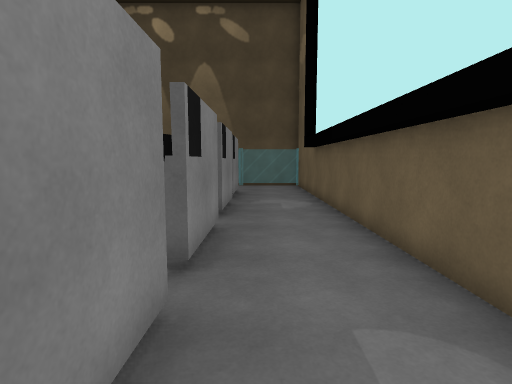
View 1 (above)

13 first-person views from a walk through a scene from a Unity 3-D project. The camera is 1.4 m above the floor, tilts 6° down and sees 80° across. The floor is counted in squares, 1 m on a side. Each view is taken from the middle of a square. On the plan, view 1 faces up. The plan holds only what a view shows up to about 14 squares ahead; the rest is blank. The place goes on beyond the plan. The player character is not drawn. Some animated figures are left out.

View 2
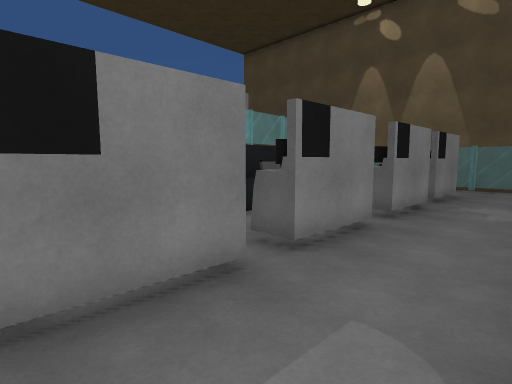

View 3
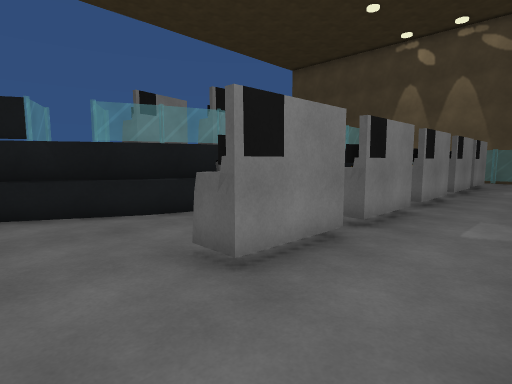

View 4
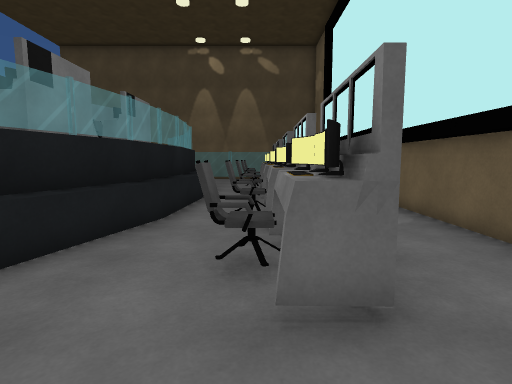

View 5
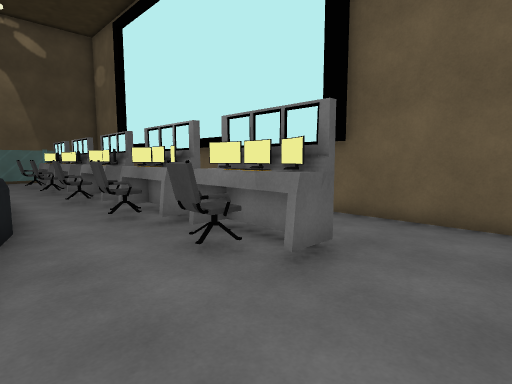

View 6
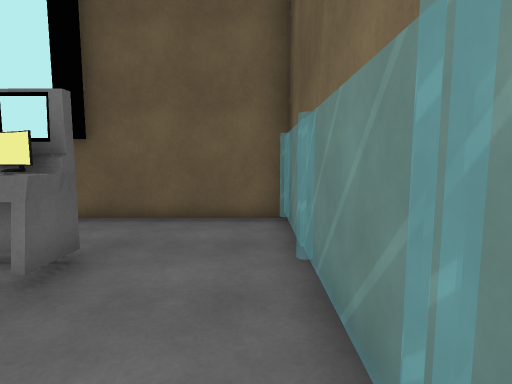

View 7
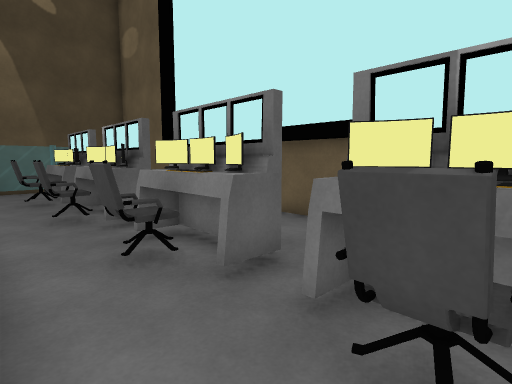

View 8
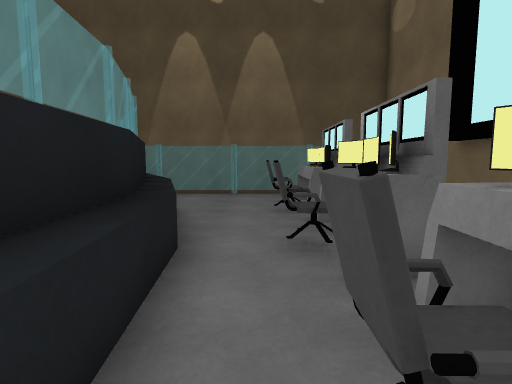

View 9
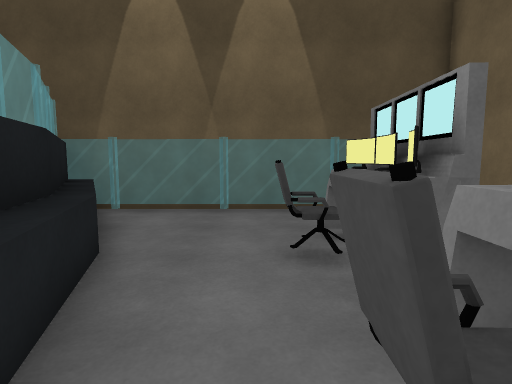

View 10
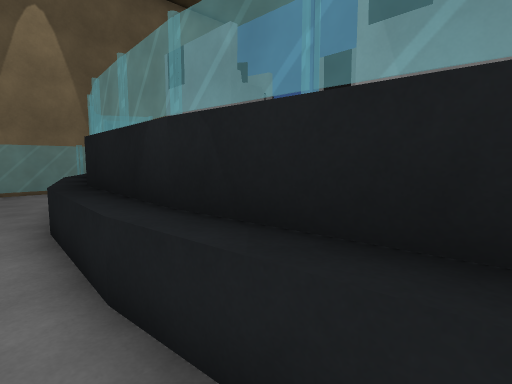

View 11
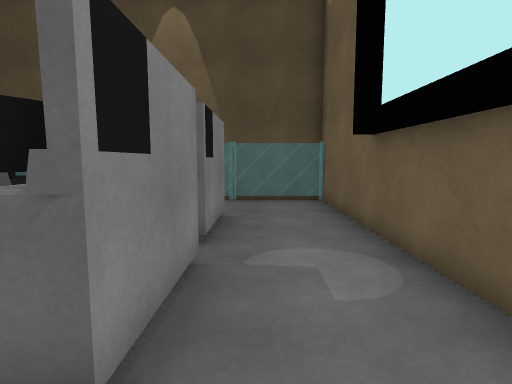

View 12
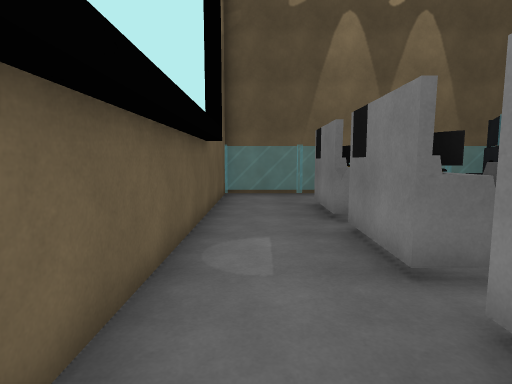

View 13
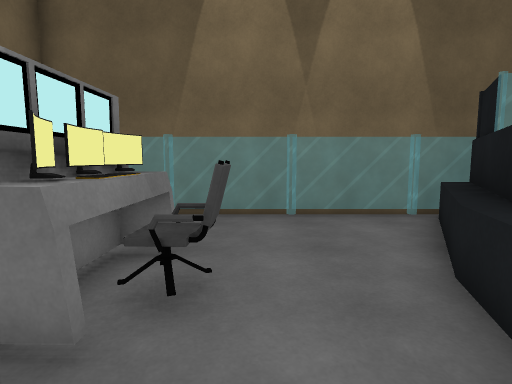

### Floor plan
Key: @ floor where view 1 was taken; # wall or solid block; . floor; = window, fence, low wall or low ledge; ^ raised ledge.
Columns run from 9 left of view 1 to 3 right of it. Each row starts with its distance up from view 1.
 17  ##=========#
 16  #^.........#
 15  ^^.........#
 14   ^^........#
 13   ^^...^#...#
 12    ^^..^#...#
 11    ^^..=#...#
 10     ^...#...#
  9     #..^#...#
  8     #^.^#...#
  7     #^......#
  6     ^^..#...#
  5     ^^.^#...#
  4     ^^.^#...#
  3     #^......#
  2     #^.^#...#
  1     #..^#...#
  0    ^^..#^@..#
 -1    ^^...#...#
 -2    ^^..^#...#
 -3   #^...^#...#
 -4   #^........#
 -5  #^.........#
 -6  #^.........#
 -7 ###=========#

Where each view was taken, in squares from view 1:
view 1: 0 up, 0 right, facing up
view 2: 0 up, 2 right, facing up-left
view 3: 6 down, 2 right, facing up-left
view 4: 6 down, 2 left, facing up
view 5: 6 down, 5 left, facing up-right
view 6: 6 down, 5 left, facing right
view 7: 1 up, 4 left, facing up-right
view 8: 4 up, 3 left, facing up
view 9: 8 up, 3 left, facing up
view 10: 8 up, 3 left, facing down-left
view 11: 6 up, 0 right, facing up
view 12: 6 up, 1 right, facing down
view 13: 1 up, 3 left, facing down
